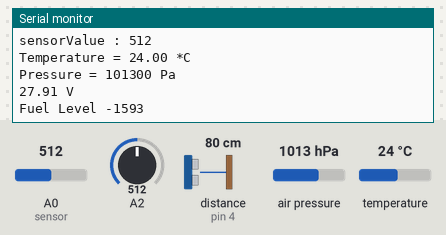
The sketch below on a simulated Arduino Uno, built with avr-gcc and run on an emulated ATmega328P. Parts: the last lines printed to the serial monitor. Wiring (inferred from the names in the program): ultrasonic range finder: trigger pin 2; echo pin 4. Inputs (shaded band) come from the test bench; at power-on: distance to the obstacle (sensor on pin 4) 80 cm, air pressure 1013 hPa, A0 (sensor) = 512, A2 = 512, temperature 24 °C. The echo pulse lasts 58.3 µs per cm.

Above: at 1.2 s.
1.3 s: distance to the obstacle (sensor on pin 4) set to 2 cm
At 1.9 s:
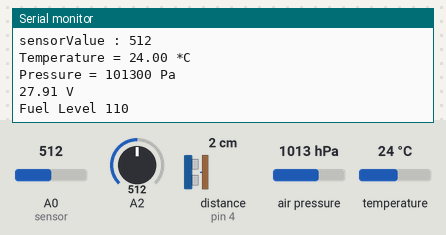
4.7 s: air pressure set to 952 hPa
At 5.8 s:
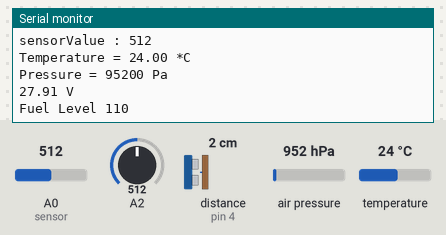
6.2 s: A0 (sensor) set to 716
7.7 s: distance to the obstacle (sensor on pin 4) set to 9 cm
At 8.4 s:
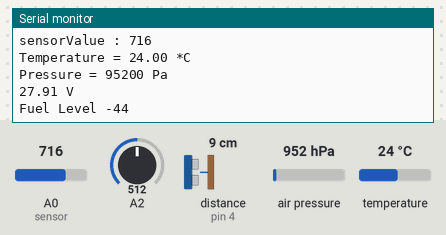
11.1 s: A2 set to 716
At 11.6 s:
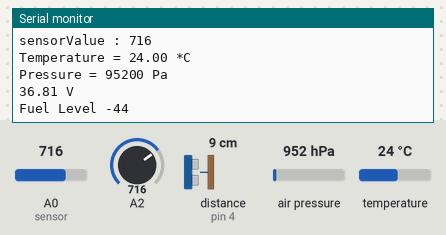
12.6 s: temperature set to 12 °C
At 12.6 s:
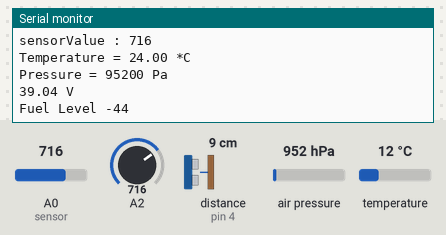
Timing chart, 0 to 15.1 s (numbered marks = the images above; inputs shaded):
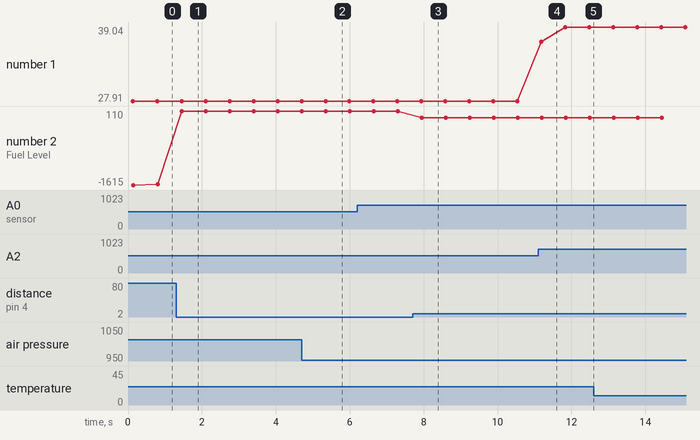

Measured:
- after the input at 1.3 s, the serial monitor: prints a new line after 0.16 s (image 1)
- after the input at 4.7 s, the serial monitor: prints a new line after 0.56 s (image 2)
- after the input at 7.7 s, the serial monitor: prints a new line after 0.25 s (image 3)
- after the input at 11.1 s, the serial monitor: prints a new line after 0.09 s (image 4)
- plotted number 1: 27.91 → 39.04 after the input at 11.1 s
- plotted number 2: -1593 → 110 after the input at 1.3 s, 110 → -44 after the input at 7.7 s

The sketch:

version2_code.ino
```cpp
const int trigPin1 = 2;
const int echoPin1 = 4;

long duration1,distance1,watervolume;

#define NUM_SAMPLES 10  //BBBB

int sum = 0;    //BBBB
unsigned char sample_count = 0; //BBBB
float voltage = 0.0;         //BBBB

#include <util/delay.h> //Pressure
#include "Adafruit_BMP085.h"  //Pressure
#include <Wire.h>  //Pressure
Adafruit_BMP085 bmp;  //Pressure

#include <SoftwareSerial.h>  //BARO

SoftwareSerial mySerial(10, 11); //BARO

int sensor = A0;//BARO
int sensorValue = 0;  //BARO

void setup() {
  //BARO
pinMode(trigPin1, OUTPUT); // Sets the trigPin as an Output1
pinMode(echoPin1, INPUT); // Sets the echoPin as an Input1

  mySerial.begin(9600);     //BARO
  Serial.begin(9600);  //BARO
 bmp.begin();  //Pressure

}
void loop() {

  sensorValue = analogRead(sensor);  //MQ2
  if (sensorValue > 280)
  {
  mySerial.print(sensorValue);
  mySerial.print(" ");//MQ2
  }  //MQ2

  else {  //BARO
  mySerial.print(sensorValue);
  mySerial.print(" ");  //MQ2
  }

  Serial.print("sensorValue : ");  //MQ2
  Serial.println(sensorValue, DEC);  //MQ2


Serial.print("Temperature = ");  //Pressure
Serial.print(bmp.readTemperature());  //Pressure
Serial.println(" *C");  //Pressure
Serial.print("Pressure = ");  //Pressure
Serial.print(bmp.readPressure()); //Pressure

Serial.print(" Pa");  //Pressure
Serial.println();    //Pressure

  mySerial.print(bmp.readTemperature());
  mySerial.print(" ");
  mySerial.print(bmp.readPressure());
  mySerial.print(" ");


  while (sample_count < NUM_SAMPLES) {  //BBBB
        sum += analogRead(A2);  //BBBB
        sample_count++;  //BBBB
        delay(10);  //BBBB
    }  //BBBB

    voltage = ((float)sum / (float)NUM_SAMPLES * 5.015) / 1024.0;  //BBBB

    Serial.print(voltage * 11.132);  //BBBB
    Serial.println (" V");  //BBBB
    sample_count = 0;
    sum = 0;  //BBBB

    mySerial.print(voltage * 11.132);
    mySerial.print(" ");


    //ULTRASONIC PART
// Clears the trigPin1
digitalWrite(trigPin1, LOW);
delayMicroseconds(2);
// Sets the trigPin1 on HIGH state for 10 micro seconds
digitalWrite(trigPin1, HIGH);
delayMicroseconds(10);
digitalWrite(trigPin1, LOW);
// Reads the echoPin1, returns the sound wave travel time in microseconds
duration1 = pulseIn(echoPin1, HIGH);
// Calculating the distance1
distance1= duration1*0.034/2;
distance1=6-distance1;
//Calculating the water volume
 watervolume=(distance1)*22.1257;
// Prints the distance1 on the Serial Monitor
Serial.print("Fuel Level ");
Serial.println(watervolume);

 mySerial.print(watervolume);
  mySerial.print(" ");
  mySerial.print(watervolume*45);
mySerial.print(" ");

delay(500);
}
```
